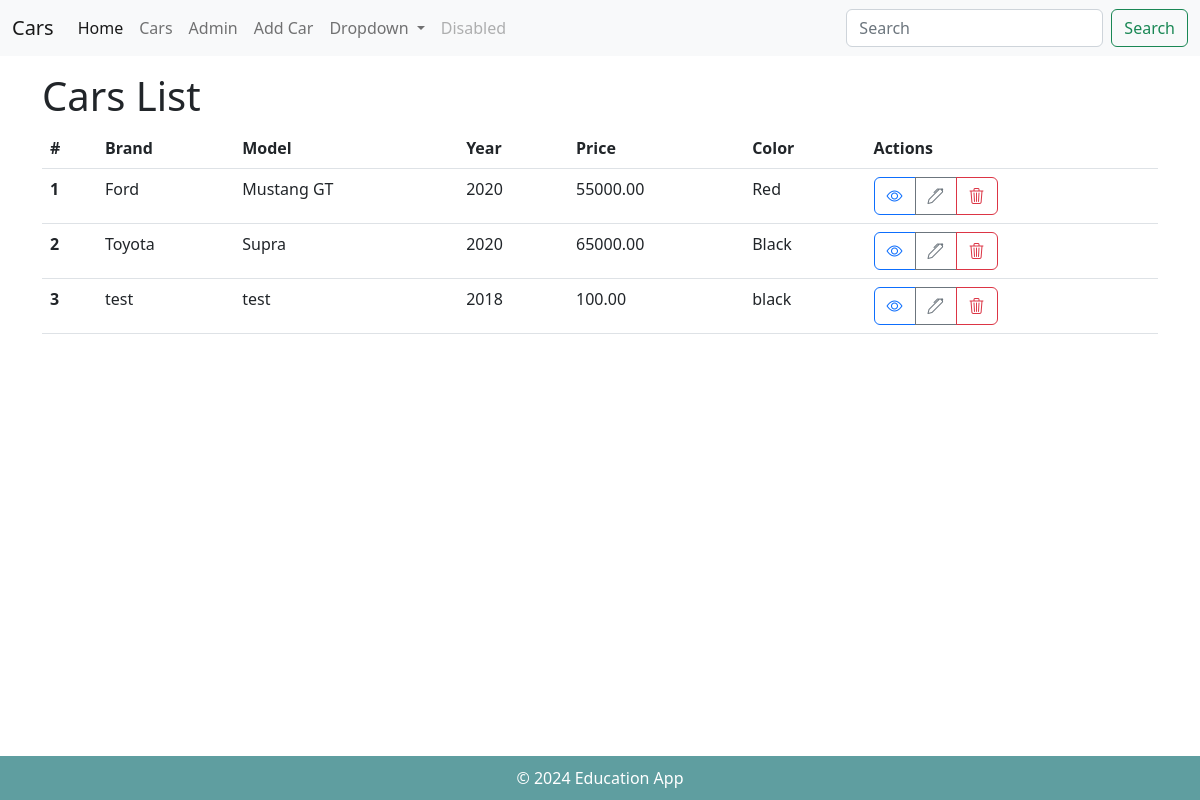
The page / on the database its author committed.
### cars/models.py (models this page shows, shortened)
class Car(models.Model):
    CATEGORY_CHOICES = [
        (0, 'Sedan'),
        (1, 'SUV'),
        (2, 'Electric'),
        (3, 'Coupe'),
    ]
    brand = models.CharField(max_length=255)
    model = models.CharField(max_length=255)
    year = models.IntegerField()
    price = models.DecimalField(max_digits=15, decimal_places=2)
    color = models.CharField(max_length=100)
    photo = models.ImageField(blank=True, upload_to='cars/')
    category = models.IntegerField(choices=CATEGORY_CHOICES, default=0)

### cars/views.py (the view)
# urls.py: path('', views.list),
def list(request):
    cars = Car.objects.all()
    return render(request, "list.html", {"cars": cars})

### cars/templates/list.html (shortened to what this page needs)
{% extends "_layout.html" %}
{% block content %}
<h1>Cars List</h1>
<table class="table">
    <thead>
        <tr>
            <th scope="col">#</th>
            <th scope="col">Brand</th>
            <th scope="col">Model</th>
            <th scope="col">Year</th>
            <th scope="col">Price</th>
            <th scope="col">Color</th>
            <th scope="col">Actions</th>
        </tr>
    </thead>
    <tbody>
        {% for car in cars %}
        <tr>
            <th scope="row">{{ car.id }}</th>
            <td>{{ car.brand }}</td>
            <td>{{ car.model }}</td>
            <td>{{ car.year }}</td>
            <td>{{ car.price }}</td>
            <td>{{ car.color }}</td>
            <td>
                <div class="btn-group" role="group">
                    <a href="/cars/details/{{ car.id }}" class="btn btn-outline-primary">
                        <i class="bi bi-eye"></i>
                    </a>
                    <a href="/cars/edit/{{ car.id }}" class="btn btn-outline-secondary">
                        <i class="bi bi-pen"></i>
                    </a>
                    <a href="#" class="btn btn-outline-danger" onclick="openModal('/cars/delete/{{ car.id }}')">
                        <i class="bi bi-trash3"></i>
                    </a>
                </div>
            </td>
        </tr>
        {% endfor %}
    </tbody>
</table>
{% endblock %}

### cars/static/style.css (style rules this page uses)
body { display: flex; flex-direction: column; min-height: 100vh; }

### rows shown on the page
Car: id "1", brand "Ford", model "Mustang GT", year "2020", price "55000.00", color "Red"
Car: id "2", brand "Toyota", model "Supra", year "2020", price "65000.00", color "Black"
Car: id "3", brand "test", model "test", year "2018", price "100.00", color "black"
